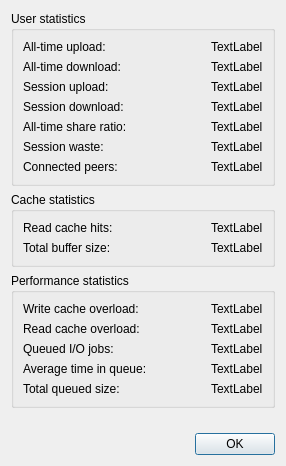
<?xml version="1.0" encoding="UTF-8"?>
<ui version="4.0">
 <class>StatsDialog</class>
 <widget class="QDialog" name="StatsDialog">
  <property name="geometry">
   <rect>
    <x>0</x>
    <y>0</y>
    <width>286</width>
    <height>466</height>
   </rect>
  </property>
  <property name="windowTitle">
   <string>Statistics</string>
  </property>
  <layout class="QVBoxLayout" name="verticalLayout">
   <item>
    <widget class="QGroupBox" name="groupUser">
     <property name="title">
      <string>User statistics</string>
     </property>
     <layout class="QGridLayout" name="gridLayout_2">
      <item row="1" column="0">
       <widget class="QLabel" name="labelAlltimeDLText">
        <property name="text">
         <string>All-time download:</string>
        </property>
       </widget>
      </item>
      <item row="1" column="1" alignment="Qt::AlignmentFlag::AlignRight">
       <widget class="QLabel" name="labelAlltimeDL">
        <property name="text">
         <string notr="true">TextLabel</string>
        </property>
       </widget>
      </item>
      <item row="5" column="1" alignment="Qt::AlignmentFlag::AlignRight">
       <widget class="QLabel" name="labelWaste">
        <property name="text">
         <string notr="true">TextLabel</string>
        </property>
       </widget>
      </item>
      <item row="0" column="0">
       <widget class="QLabel" name="labelAlltimeULText">
        <property name="text">
         <string>All-time upload:</string>
        </property>
       </widget>
      </item>
      <item row="4" column="1" alignment="Qt::AlignmentFlag::AlignRight">
       <widget class="QLabel" name="labelGlobalRatio">
        <property name="text">
         <string notr="true">TextLabel</string>
        </property>
       </widget>
      </item>
      <item row="2" column="0">
       <widget class="QLabel" name="labelTotalULText">
        <property name="text">
         <string>Session upload:</string>
        </property>
       </widget>
      </item>
      <item row="4" column="0">
       <widget class="QLabel" name="labelGlobalRatioText">
        <property name="text">
         <string>All-time share ratio:</string>
        </property>
       </widget>
      </item>
      <item row="6" column="1" alignment="Qt::AlignmentFlag::AlignRight">
       <widget class="QLabel" name="labelPeers">
        <property name="text">
         <string notr="true">TextLabel</string>
        </property>
       </widget>
      </item>
      <item row="6" column="0">
       <widget class="QLabel" name="labelPeersText">
        <property name="text">
         <string>Connected peers:</string>
        </property>
       </widget>
      </item>
      <item row="0" column="1" alignment="Qt::AlignmentFlag::AlignRight">
       <widget class="QLabel" name="labelAlltimeUL">
        <property name="text">
         <string notr="true">TextLabel</string>
        </property>
       </widget>
      </item>
      <item row="5" column="0">
       <widget class="QLabel" name="labelWasteText">
        <property name="text">
         <string>Session waste:</string>
        </property>
       </widget>
      </item>
      <item row="3" column="0">
       <widget class="QLabel" name="labelTotalDLText">
        <property name="text">
         <string>Session download:</string>
        </property>
       </widget>
      </item>
      <item row="2" column="1" alignment="Qt::AlignmentFlag::AlignRight">
       <widget class="QLabel" name="labelTotalUL">
        <property name="text">
         <string>TextLabel</string>
        </property>
       </widget>
      </item>
      <item row="3" column="1" alignment="Qt::AlignmentFlag::AlignRight">
       <widget class="QLabel" name="labelTotalDL">
        <property name="text">
         <string>TextLabel</string>
        </property>
       </widget>
      </item>
     </layout>
    </widget>
   </item>
   <item>
    <widget class="QGroupBox" name="groupCache">
     <property name="title">
      <string>Cache statistics</string>
     </property>
     <layout class="QGridLayout" name="gridLayout">
      <item row="0" column="0">
       <widget class="QLabel" name="labelCacheHitsText">
        <property name="text">
         <string>Read cache hits:</string>
        </property>
       </widget>
      </item>
      <item row="0" column="1" alignment="Qt::AlignmentFlag::AlignRight">
       <widget class="QLabel" name="labelCacheHits">
        <property name="text">
         <string notr="true">TextLabel</string>
        </property>
       </widget>
      </item>
      <item row="1" column="1" alignment="Qt::AlignmentFlag::AlignRight">
       <widget class="QLabel" name="labelTotalBuf">
        <property name="text">
         <string notr="true">TextLabel</string>
        </property>
       </widget>
      </item>
      <item row="1" column="0">
       <widget class="QLabel" name="labelTotalBufText">
        <property name="text">
         <string>Total buffer size:</string>
        </property>
       </widget>
      </item>
     </layout>
    </widget>
   </item>
   <item>
    <widget class="QGroupBox" name="groupPerf">
     <property name="title">
      <string>Performance statistics</string>
     </property>
     <layout class="QGridLayout" name="gridLayout_3">
      <item row="3" column="1" alignment="Qt::AlignmentFlag::AlignRight">
       <widget class="QLabel" name="labelJobsTime">
        <property name="text">
         <string notr="true">TextLabel</string>
        </property>
       </widget>
      </item>
      <item row="2" column="1" alignment="Qt::AlignmentFlag::AlignRight">
       <widget class="QLabel" name="labelQueuedJobs">
        <property name="text">
         <string notr="true">TextLabel</string>
        </property>
       </widget>
      </item>
      <item row="0" column="1" alignment="Qt::AlignmentFlag::AlignRight">
       <widget class="QLabel" name="labelWriteStarve">
        <property name="text">
         <string notr="true">TextLabel</string>
        </property>
       </widget>
      </item>
      <item row="1" column="1" alignment="Qt::AlignmentFlag::AlignRight">
       <widget class="QLabel" name="labelReadStarve">
        <property name="text">
         <string notr="true">TextLabel</string>
        </property>
       </widget>
      </item>
      <item row="2" column="0">
       <widget class="QLabel" name="labelQueuedJobsText">
        <property name="text">
         <string>Queued I/O jobs:</string>
        </property>
       </widget>
      </item>
      <item row="0" column="0">
       <widget class="QLabel" name="labelWriteStarveText">
        <property name="text">
         <string>Write cache overload:</string>
        </property>
       </widget>
      </item>
      <item row="3" column="0">
       <widget class="QLabel" name="labelJobsTimeText">
        <property name="text">
         <string>Average time in queue:</string>
        </property>
       </widget>
      </item>
      <item row="1" column="0">
       <widget class="QLabel" name="labelReadStarveText">
        <property name="text">
         <string>Read cache overload:</string>
        </property>
       </widget>
      </item>
      <item row="4" column="0">
       <widget class="QLabel" name="labelQueuedBytesText">
        <property name="text">
         <string>Total queued size:</string>
        </property>
       </widget>
      </item>
      <item row="4" column="1" alignment="Qt::AlignmentFlag::AlignRight">
       <widget class="QLabel" name="labelQueuedBytes">
        <property name="text">
         <string notr="true">TextLabel</string>
        </property>
       </widget>
      </item>
     </layout>
    </widget>
   </item>
   <item>
    <spacer name="verticalSpacer">
     <property name="orientation">
      <enum>Qt::Orientation::Vertical</enum>
     </property>
     <property name="sizeHint" stdset="0">
      <size>
       <width>20</width>
       <height>40</height>
      </size>
     </property>
    </spacer>
   </item>
   <item>
    <widget class="QDialogButtonBox" name="buttonBox">
     <property name="standardButtons">
      <set>QDialogButtonBox::StandardButton::Ok</set>
     </property>
    </widget>
   </item>
  </layout>
 </widget>
 <resources/>
 <connections/>
</ui>
